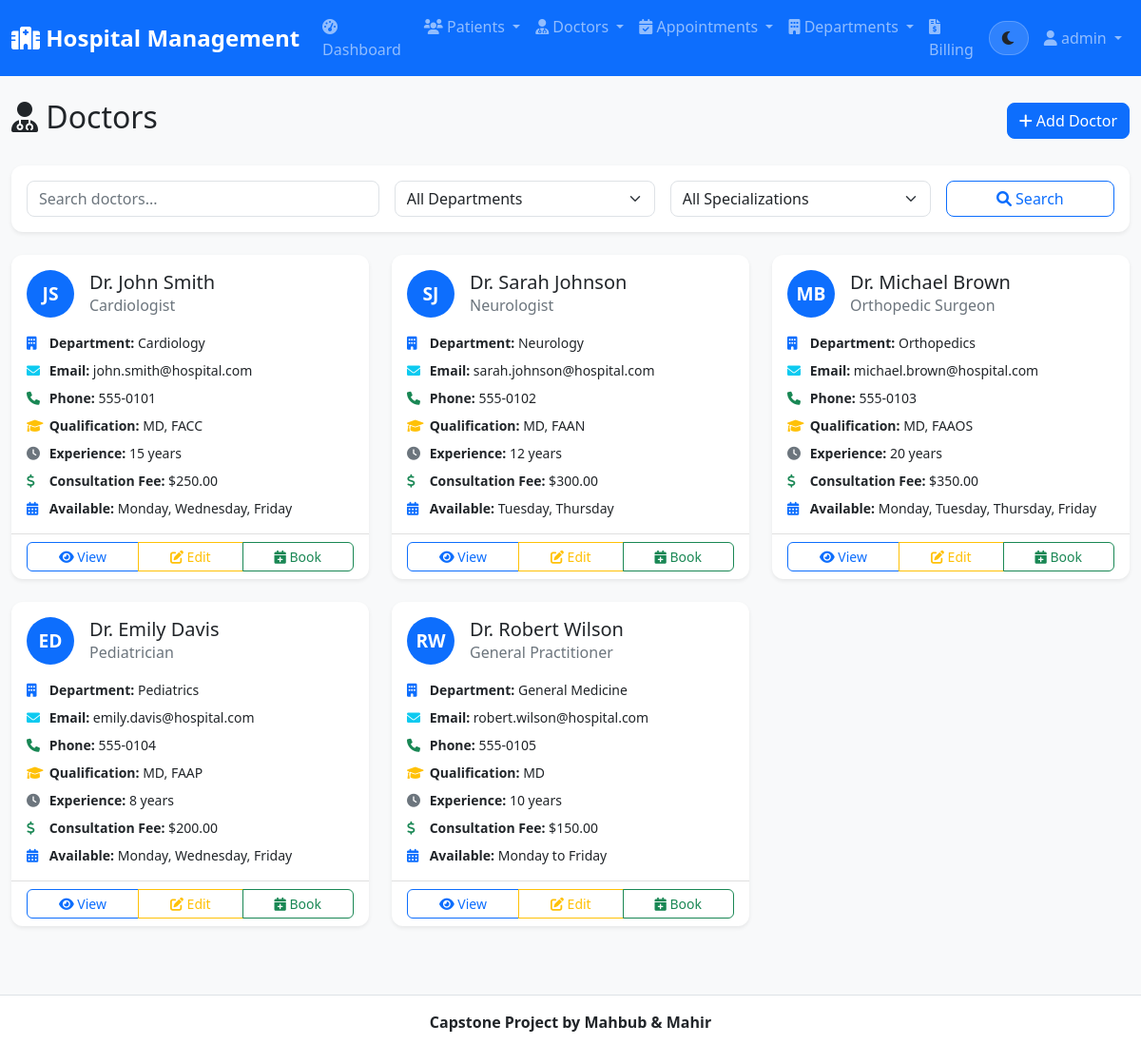
Screenshot of /doctors/ (signed in) with the database file from the repository.
### hospital_app/models.py (models this page shows, shortened)
class Doctor(models.Model):
    GENDER_CHOICES = [
        ('M', 'Male'),
        ('F', 'Female'),
        ('O', 'Other'),
    ]
    first_name = models.CharField(max_length=50)
    last_name = models.CharField(max_length=50)
    email = models.EmailField(unique=True)
    phone = models.CharField(max_length=20)
    specialization = models.CharField(max_length=100)
    department = models.ForeignKey(Department, on_delete=models.CASCADE, related_name='doctors')
    license_number = models.CharField(max_length=50, unique=True)
    gender = models.CharField(max_length=1, choices=GENDER_CHOICES)
    qualification = models.CharField(max_length=200)
    experience_years = models.PositiveIntegerField()
    consultation_fee = models.DecimalField(max_digits=10, decimal_places=2)
    available_days = models.CharField(max_length=100, help_text="e.g., Monday, Tuesday, Wednesday")
    available_time = models.CharField(max_length=100, help_text="e.g., 9:00 AM - 5:00 PM")
    created_at = models.DateTimeField(auto_now_add=True)
    updated_at = models.DateTimeField(auto_now=True)
    @property
    def full_name(self):
        return f"Dr. {self.first_name} {self.last_name}"

class Department(models.Model):
    name = models.CharField(max_length=100, unique=True)
    description = models.TextField(blank=True)
    head_of_department = models.ForeignKey('Doctor', on_delete=models.SET_NULL, null=True, blank=True, related_name='headed_departments')
    created_at = models.DateTimeField(auto_now_add=True)

### hospital_app/views.py (the view)
# urls.py: path('doctors/', views.doctor_list, name='doctor_list'),
@login_required
def doctor_list(request):
    doctors = Doctor.objects.select_related('department').all()
    return render(request, 'hospital/doctor_list.html', {'doctors': doctors})

### hospital/templates/hospital/doctor_list.html (shortened to what this page needs)
{% extends 'base.html' %}
{% block content %}
<div class="d-flex justify-content-between align-items-center mb-4">
    <h2><i class="fas fa-user-md"></i> Doctors</h2>
    <a href="{% url 'doctor_create' %}" class="btn btn-primary">
        <i class="fas fa-plus"></i> Add Doctor
    </a>
</div>
<div class="card mb-4">
    <div class="card-body">
        <form method="get" class="row g-3">
            <div class="col-md-4">
                <input type="text" class="form-control" name="search" placeholder="Search doctors..." value="{{ request.GET.search }}">
            </div>
            <div class="col-md-3">
                <select class="form-select" name="department">
                    <option value="">All Departments</option>
                </select>
            </div>
            <div class="col-md-3">
                <select class="form-select" name="specialization">
                    <option value="">All Specializations</option>
                </select>
            </div>
            <div class="col-md-2">
                <button type="submit" class="btn btn-outline-primary w-100">
                    <i class="fas fa-search"></i> Search
                </button>
            </div>
        </form>
    </div>
</div>
<div class="row">
    {% if doctors %}
    {% for doctor in doctors %}
    <div class="col-md-6 col-lg-4 mb-4">
        <div class="card h-100 shadow-sm">
            <div class="card-body">
                <div class="d-flex align-items-center mb-3">
                    <div class="avatar-circle bg-primary text-white me-3">
                        {{ doctor.first_name.0 }}{{ doctor.last_name.0 }}
                    </div>
                    <div>
                        <h5 class="card-title mb-0">{{ doctor.full_name }}</h5>
                        <p class="text-muted mb-0">{{ doctor.specialization }}</p>
                    </div>
                </div>
                <div class="doctor-info">
                    <p class="mb-2">
                        <i class="fas fa-building text-primary"></i>
                        <strong>Department:</strong> {{ doctor.department.name }}
                    </p>
                    <p class="mb-2">
                        <i class="fas fa-envelope text-info"></i>
                        <strong>Email:</strong> {{ doctor.email }}
                    </p>
                    <p class="mb-2">
                        <i class="fas fa-phone text-success"></i>
                        <strong>Phone:</strong> {{ doctor.phone }}
                    </p>
                    <p class="mb-2">
                        <i class="fas fa-graduation-cap text-warning"></i>
                        <strong>Qualification:</strong> {{ doctor.qualification }}
                    </p>
                    <p class="mb-2">
                        <i class="fas fa-clock text-secondary"></i>
                        <strong>Experience:</strong> {{ doctor.experience_years }} years
                    </p>
                    <p class="mb-2">
                        <i class="fas fa-dollar-sign text-success"></i>
                        <strong>Consultation Fee:</strong> ${{ doctor.consultation_fee }}
                    </p>
                    <p class="mb-0">
                        <i class="fas fa-calendar-alt text-primary"></i>
                        <strong>Available:</strong> {{ doctor.available_days }}
                    </p>
                </div>
            </div>
            <div class="card-footer bg-transparent">
                <div class="btn-group w-100" role="group">
                    <a href="{% url 'doctor_detail' doctor.pk %}" class="btn btn-outline-primary btn-sm">
                        <i class="fas fa-eye"></i> View
                    </a>
                    <a href="{% url 'doctor_update' doctor.pk %}" class="btn btn-outline-warning btn-sm">
                        <i class="fas fa-edit"></i> Edit
                    </a>
                    <a href="{% url 'appointment_create' %}?doctor={{ doctor.pk }}" class="btn btn-outline-success btn-sm">
                        <i class="fas fa-calendar-plus"></i> Book
                    </a>
                </div>
            </div>
        </div>
    </div>
    {% endfor %}
    {% endif %}
</div>
{% endblock %}

### hospital/templates/base.html (shortened to what this page needs)
<!DOCTYPE html>
<html lang="en" data-theme="light">
<head>
    <link href="https://cdn.jsdelivr.net/npm/bootstrap@5.1.3/dist/css/bootstrap.min.css" rel="stylesheet">
    <link href="https://cdnjs.cloudflare.com/ajax/libs/font-awesome/6.0.0/css/all.min.css" rel="stylesheet">
    {% load static %}
    <link rel="stylesheet" href="{% static 'css/style.css' %}">
</head>
<body>
    <nav class="navbar navbar-expand-lg navbar-dark bg-primary">
        <div class="container-fluid">
            <a class="navbar-brand" href="{% url 'home' %}">
                <i class="fas fa-hospital"></i> Hospital Management
            </a>
            <div class="collapse navbar-collapse" id="navbarNav">
                <ul class="navbar-nav me-auto">
                    {% if user.is_authenticated %}
                    <li class="nav-item">
                        <a class="nav-link" href="{% url 'dashboard' %}">
                            <i class="fas fa-tachometer-alt"></i> Dashboard
                        </a>
                    </li>
                    <li class="nav-item dropdown">
                        <a class="nav-link dropdown-toggle" href="#" id="patientsDropdown" role="button" data-bs-toggle="dropdown">
                            <i class="fas fa-users"></i> Patients
                        </a>
                    </li>
                    <li class="nav-item dropdown">
                        <a class="nav-link dropdown-toggle" href="#" id="doctorsDropdown" role="button" data-bs-toggle="dropdown">
                            <i class="fas fa-user-md"></i> Doctors
                        </a>
                    </li>
                    <li class="nav-item dropdown">
                        <a class="nav-link dropdown-toggle" href="#" id="appointmentsDropdown" role="button" data-bs-toggle="dropdown">
                            <i class="fas fa-calendar-check"></i> Appointments
                        </a>
                    </li>
                    <li class="nav-item dropdown">
                        <a class="nav-link dropdown-toggle" href="#" id="departmentsDropdown" role="button" data-bs-toggle="dropdown">
                            <i class="fas fa-building"></i> Departments
                        </a>
                    </li>
                    <li class="nav-item">
                        <a class="nav-link" href="{% url 'billing_list' %}">
                            <i class="fas fa-file-invoice-dollar"></i> Billing
                        </a>
                    </li>
                    {% endif %}
                </ul>
                <ul class="navbar-nav">
                    <li class="nav-item d-flex align-items-center me-2">
                        <button id="themeToggle" class="btn theme-toggle" type="button" aria-label="Toggle dark mode" title="Toggle theme">
                            <i id="themeIcon" class="fas fa-moon"></i>
                        </button>
                    </li>
                    {% if user.is_authenticated %}
                    <li class="nav-item dropdown">
                        <a class="nav-link dropdown-toggle" href="#" id="userDropdown" role="button" data-bs-toggle="dropdown">
                            <i class="fas fa-user"></i> {{ user.username }}
                        </a>
                    </li>
                    {% endif %}
                </ul>
            </div>
        </div>
    </nav>
    <main class="container-fluid mt-4">
        {% block content %}
        {% endblock %}
    </main>
    <footer class="text-center py-3 mt-5">
         <div class="container">
            <p><b>Capstone Project by Mahbub & Mahir</b></p>
        </div>
    </footer>
    {% load static %}
</body>
</html>

### hospital/static/css/style.css (style rules this page uses)
:root { --primary-color: #0d6efd; --secondary-color: #6c757d; --success-color: #198754; --info-color: #0dcaf0; --warning-color: #ffc107; --danger-color: #dc3545; --light-color: #f8f9fa; --dark-color: #212529; --bg: #f8f9fa; --bg-elevated: #ffffff; --text: #212529; --text-muted: #6c757d; --border: #dee2e6; --shadow: 0 0.125rem 0.25rem rgba(0, 0, 0, 0.075); --shadow-hover: 0 0.5rem 1rem rgba(0, 0, 0, 0.15); }
html, body { font-family: 'Segoe UI', Tahoma, Geneva, Verdana, sans-serif; background-color: var(--bg) !important; color: var(--text) !important; transition: background-color 320ms ease, color 320ms ease; }
.navbar-brand { font-weight: bold; font-size: 1.5rem; }
.navbar-nav .nav-link { font-weight: 500; transition: all 0.3s ease; }
.card { border: none; border-radius: 0.75rem; background-color: var(--bg-elevated); color: var(--text); box-shadow: var(--shadow); transition: all 0.3s ease; }
.card-body, .card-header, .card-footer { background-color: transparent; color: var(--text); }
.btn { border-radius: 0.5rem; font-weight: 500; transition: all 0.3s ease; }
.btn-group .btn { border-radius: 0; }
.btn-group .btn:first-child { border-radius: 0.375rem 0 0 0.375rem; }
.btn-group .btn:last-child { border-radius: 0 0.375rem 0.375rem 0; }
.form-control, .form-select { border-radius: 0.5rem; border: 1px solid var(--border); background-color: var(--bg-elevated); color: var(--text); transition: all 0.3s ease; }
footer { background-color: var(--bg-elevated) !important; color: var(--text); border-top: 1px solid var(--border); }
.theme-toggle { width: 42px; height: 36px; border-radius: 999px; display: inline-flex; align-items: center; justify-content: center; background: rgba(255, 255, 255, 0.14); border: 1px solid rgba(255, 255, 255, 0.22); transition: transform 180ms ease, background-color 320ms ease, border-color 320ms ease; }
.text-muted { color: var(--text-muted) !important; }

### hospital/templates/hospital/doctor_list.html (style rules this page uses)
.avatar-circle { width: 50px; height: 50px; border-radius: 50%; display: flex; align-items: center; justify-content: center; font-weight: bold; font-size: 1.2rem; }
.doctor-info p { font-size: 0.875rem; }
.doctor-info i { width: 20px; }

### rows the page displays
Doctor: first_name.0 "J", last_name.0 "S", full_name "Dr. John Smith", specialization "Cardiologist", department.name "Cardiology", email "john.smith@hospital.com", phone "555-0101", qualification "MD, FACC", experience_years "15", consultation_fee "250.00", available_days "Monday, Wednesday, Friday"
Doctor: first_name.0 "S", last_name.0 "J", full_name "Dr. Sarah Johnson", specialization "Neurologist", department.name "Neurology", email "sarah.johnson@hospital.com", phone "555-0102", qualification "MD, FAAN", experience_years "12", consultation_fee "300.00", available_days "Tuesday, Thursday"
Doctor: first_name.0 "M", last_name.0 "B", full_name "Dr. Michael Brown", specialization "Orthopedic Surgeon", department.name "Orthopedics", email "michael.brown@hospital.com", phone "555-0103", qualification "MD, FAAOS", experience_years "20", consultation_fee "350.00", available_days "Monday, Tuesday, Thursday, Friday"
Doctor: first_name.0 "E", last_name.0 "D", full_name "Dr. Emily Davis", specialization "Pediatrician", department.name "Pediatrics", email "emily.davis@hospital.com", phone "555-0104", qualification "MD, FAAP", experience_years "8", consultation_fee "200.00", available_days "Monday, Wednesday, Friday"
Doctor: first_name.0 "R", last_name.0 "W", full_name "Dr. Robert Wilson", specialization "General Practitioner", department.name "General Medicine", email "robert.wilson@hospital.com", phone "555-0105", qualification "MD", experience_years "10", consultation_fee "150.00", available_days "Monday to Friday"

### other values shown
{{ user.username }} "admin"
